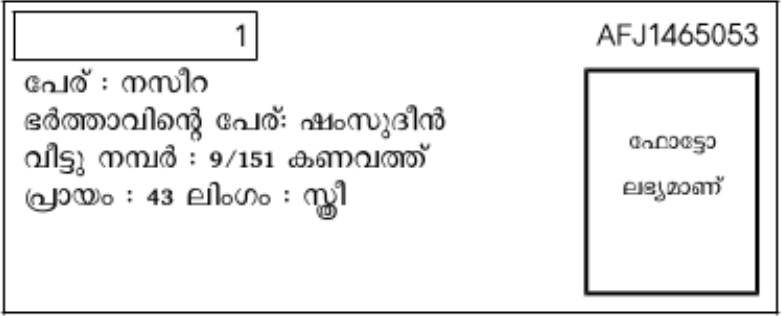
#> input picture female_sample.png, 781 x 316 px
$ python -i ocr_engine_v2.py   (imports and definitions only)
#> lines starting #> are read from the running program, lines starting #| are printed output that depends on the picture; after the words box and inside, x2 and y2 are one past the last pixel; in counts of white or black regions, pixels touching at a corner belong together
import cv2
import numpy as np
import os
import re
import json
import google.genai as genai
from google.genai import types as genai_types
import datetime
from PIL import Image
from dotenv import load_dotenv
from pathlib import Path
import time
import logging
import random
import threading
from contextlib import contextmanager

try:
    import redis
except ImportError:
    redis = None

# Load env for API Key
BASE_DIR = Path(__file__).resolve().parent.parent
# [1 line not run here, left out]
logger = logging.getLogger("OCREngineV2")

class OCREngine:
    VERSION = "5.0.0-V2-OPTIMIZED"
    # Zones defined as percentages of the box: (x1, y1, x2, y2)
    ZONES = {
        "A_SERIAL": (0.05, 0.02, 0.40, 0.18),  # Top Left
        "B_EPIC": (0.50, 0.01, 1.00, 0.22),    # Top Right ID (Widened Left and Heightened)
        "C_TEXT": (0.00, 0.00, 0.74, 1.00),    # Full height capture
        "D_AGE_GENDER": (0.00, 0.70, 0.85, 1.00), # Dedicated bottom zone (Lowered start, Widened)
    }

    def __init__(self):
        # Configuration for specific tasks (Legacy)
        self.config_numeric = "--oem 3 --psm 6"
        self.config_eng = "--oem 3 --psm 6"
        self.config_mal = "--oem 3 --psm 6 -l mal+eng"
        self.config_epic = "-c tessedit_char_whitelist=ABCDEFGHIJKLMNOPQRSTUVWXYZ0123456789. --psm 7"

        self.client = None
        api_key = os.getenv("GOOGLE_API_KEY")
        if api_key:
            self.client = genai.Client(api_key=api_key)
            self.gemini_model = "gemini-2.5-flash"
        else:
            self.gemini_model = None

        self.throttle_lock = threading.Lock()

        # Token tracking for cost estimation
        self._token_lock = threading.Lock()
        self._total_input_tokens = 0
        self._total_output_tokens = 0
        self._total_api_calls = 0

    # [445 lines left out: functions reset_token_counts, get_token_usage, _track_tokens, get_throttle, extract_batch_from_images, extract_full_page_consolidated and 3 more, not called in this run]

    def detect_voter_boxes(self, img_path):
        """Use OpenCV to detect the grid of voter boxes on a page.

        Kerala voter lists have a consistent 3-column x 10-row grid.
        Detects horizontal and vertical grid lines, then reconstructs
        the box grid from their intersections.

        Returns:
            list of (x, y, w, h) bounding boxes sorted in reading order
            (row by row, left to right — matches serial number order)
            Returns empty list if detection fails.
        """
#> called with img_path = '../female_sample.png'
        img = cv2.imread(img_path)
#> img is the input picture: shape (316, 781, 3); min 1, max 255, mean 236.4
        if img is None:
            logger.error(f"detect_voter_boxes: Could not read image {img_path}")
            return []

        gray = cv2.cvtColor(img, cv2.COLOR_BGR2GRAY)
        height, width = gray.shape
#> height = 316; width = 781

        # Adaptive threshold for clean binary
        binary = cv2.adaptiveThreshold(
            gray, 255, cv2.ADAPTIVE_THRESH_GAUSSIAN_C, cv2.THRESH_BINARY_INV, 15, 5
        )
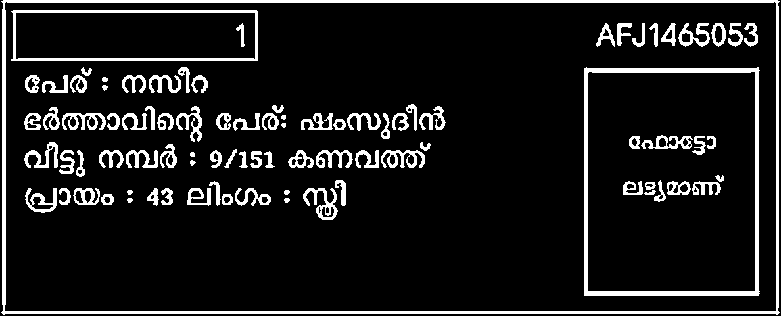
#> binary: shape (316, 781); 10.4% white; 89 white regions, largest, box (x1, y1, x2, y2) and area: (1, 0, 780, 315) 6791, (584, 67, 760, 296) 3493, (11, 10, 258, 61) 1743

        # Detect horizontal lines (must span at least 1/12 of page width)
        h_kernel = cv2.getStructuringElement(cv2.MORPH_RECT, (width // 12, 1))
        h_lines = cv2.morphologyEx(binary, cv2.MORPH_OPEN, h_kernel, iterations=2)
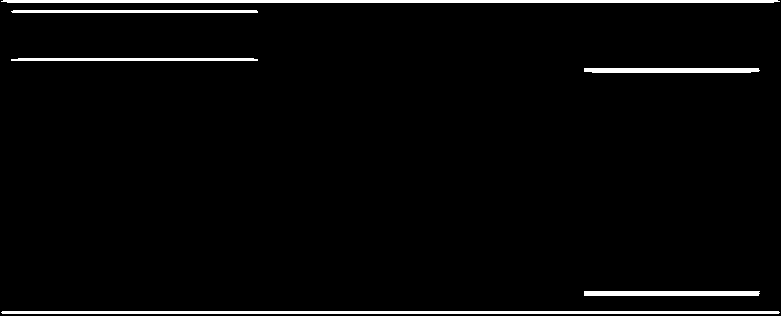
#> h_lines: shape (316, 781); 3.2% white; 6 white regions, box (x1, y1, x2, y2) and area: (1, 311, 780, 314) 2333, (1, 0, 780, 3) 2321, (584, 291, 760, 296) 877, (584, 68, 760, 73) 860, (11, 10, 258, 13) 737, (11, 58, 258, 61) 730

        # Detect vertical lines (must span at least 1/30 of page height)
        # Kerala voter lists have shorter vertical separators between columns
        v_kernel = cv2.getStructuringElement(cv2.MORPH_RECT, (1, height // 30))
#> v_kernel = [1, 1, 1, 1, 1, 1, 1, 1, 1, 1]
        v_lines = cv2.morphologyEx(binary, cv2.MORPH_OPEN, v_kernel, iterations=2)
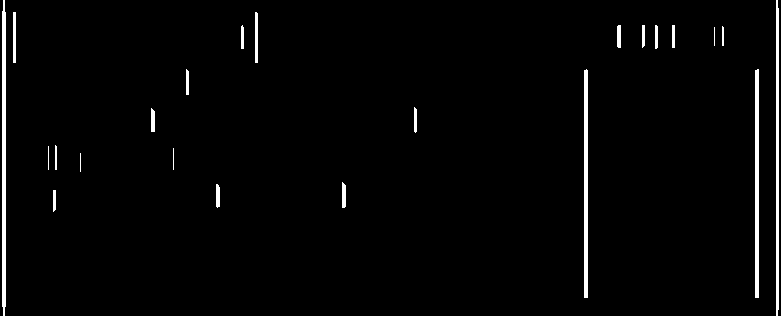
#> v_lines: shape (316, 781); 2.2% white; 23 white regions (2 under 20 px)

        # Extract line positions from contours
        def get_positions(line_img, axis):
            """Get clustered positions of detected lines along given axis (0=x, 1=y)."""
#> called with axis = 1
            contours, _ = cv2.findContours(line_img, cv2.RETR_EXTERNAL, cv2.CHAIN_APPROX_SIMPLE)
#> contours = 6 contours; box (x1, y1, x2, y2) and area: (1, 311, 780, 314) 1554, (1, 0, 780, 3) 1542, (584, 291, 760, 296) 698, (584, 68, 760, 73) 682, (11, 10, 258, 13) 490, (11, 58, 258, 61) 482
            positions = sorted(set([cv2.boundingRect(c)[axis] for c in contours]))
#> positions = [0, 10, 58, 68, 291, 311]
            # Cluster nearby positions (within 20px)
            if not positions:
                return []
            clusters = [[positions[0]]]
#> clusters = [[0]]
            for p in positions[1:]:
                if p - clusters[-1][-1] < 20:
                    clusters[-1].append(p)
                else:
                    clusters.append([p])
#> this loop made 5 passes
#> p on passes 1 to 5: 10, 58, 68, 291, 311
#> after the loop, clusters = [[0, 10], [58, 68], [291], [311]]
            return [int(np.mean(c)) for c in clusters]

        h_pos = get_positions(h_lines, axis=1)  # Y positions of horizontal lines
#> h_pos = [5, 63, 291, 311]
        v_pos = get_positions(v_lines, axis=0)  # X positions of vertical lines
#> in get_positions (call 2), `contours, _ = cv2.findContours(line_img, cv2.RETR_EXTERNAL, cv2.CHAIN_..`: contours = 23 contours, 5 with area under 20; largest, box (x1, y1, x2, y2) and area: (2, 0, 6, 316) 906, (755, 69, 759, 298) 682, (584, 69, 588, 298) 682, (776, 0, 779, 316) 617, (13, 12, 16, 63) 100
#> the loop in get_positions (call 2), `for p in positions[1:]:` made 22 passes
#> p on passes 1 to 12: 13, 48, 53, 55, 80, 151, 173, 186, 216, 241, 255, 342
#> v_pos = [7, 52, 80, 151, 179, 216, 248, 342, 414, 584, 617, 656, 718, 755, 776]

        logger.info(f"detect_voter_boxes: {len(h_pos)} H-lines, {len(v_pos)} V-lines")

        # Need at least 2 horizontal and 2 vertical lines to form boxes
        if len(h_pos) < 2 or len(v_pos) < 2:
            logger.warning(f"detect_voter_boxes: Insufficient grid lines (H={len(h_pos)}, V={len(v_pos)})")
            return []

        # Build boxes from grid intersections
        # A voter box is roughly 1/3 of page width (at 300 DPI: ~780px of ~2480px)
        # Filter out sub-cells (EPIC ID area, photo area) which are much smaller
        min_box_width = width // 5  # Must be at least 1/5 of page width (~496px)
#> min_box_width = 156
        min_box_height = height // 15  # Must be at least 1/15 of page height (~234px)
#> min_box_height = 21

        boxes = []
        for i in range(len(h_pos) - 1):
            for j in range(len(v_pos) - 1):
                x = v_pos[j]
                y = h_pos[i]
                bw = v_pos[j + 1] - v_pos[j]
                bh = h_pos[i + 1] - h_pos[i]
                if bw >= min_box_width and bh >= min_box_height:
                    boxes.append((x, y, bw, bh))
#> this loop made 3 passes
#> after the loop, boxes = [(414, 5, 170, 58), (414, 63, 170, 228)]

        # Sort in reading order: row by row (top to bottom), left to right within each row
        # Group into rows by similar Y values
        if not boxes:
            logger.warning(f"detect_voter_boxes: No valid boxes from grid")
            return []

        boxes.sort(key=lambda b: (b[1], b[0]))
        expected_h = height / 10
#> expected_h = 31.6

        rows = []
        current_row = [boxes[0]]
#> current_row = [(414, 5, 170, 58)]
        for box in boxes[1:]:
            if abs(box[1] - current_row[0][1]) < expected_h * 0.3:
                current_row.append(box)
            else:
                rows.append(sorted(current_row, key=lambda b: b[0]))
                current_row = [box]
#> this loop made 1 pass
#> after the loop, rows = [[(414, 5, 170, 58)]]
        rows.append(sorted(current_row, key=lambda b: b[0]))

        sorted_boxes = [box for row in rows for box in row]
#> sorted_boxes = [(414, 5, 170, 58), (414, 63, 170, 228)]
        logger.info(f"detect_voter_boxes: Found {len(sorted_boxes)} voter boxes ({len(rows)} rows × ~{len(rows[0]) if rows else 0} cols)")
        return sorted_boxes

    # [223 lines left out: functions extract_box_batch, extract_with_box_guidance, get_zone_coords, get_overlay_image, not called in this run]

>>> result = OCREngine().detect_voter_boxes('../female_sample.png')
#> result = [(414, 5, 170, 58), (414, 63, 170, 228)]

$ run again, on male_sample.png
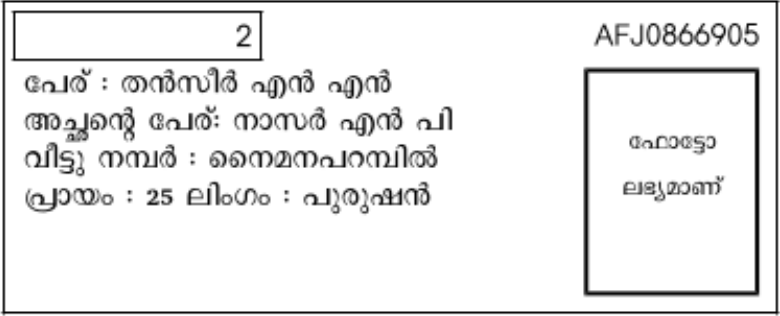
#> input picture male_sample.png, 780 x 316 px
#> in detect_voter_boxes, img is the input picture: shape (316, 780, 3); min 0, max 255, mean 234.6
#> in detect_voter_boxes, `binary = cv2.adaptiveThreshold( gray, 255, cv2.ADAPTIVE_THRESH_GAUSSIA..`:
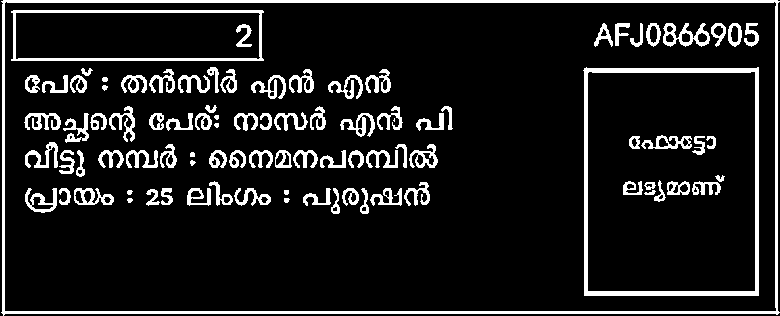
#> binary: shape (316, 780); 11.3% white; 93 white regions (1 under 20 px), largest, box (x1, y1, x2, y2) and area: (1, 0, 780, 316) 6508, (583, 67, 759, 296) 3491, (11, 10, 264, 61) 1776
#> h_lines: shape (316, 780); 3.2% white; 6 white regions, box (x1, y1, x2, y2) and area: (1, 311, 780, 314) 2333, (1, 0, 780, 3) 2321, (584, 291, 759, 296) 875, (583, 68, 759, 73) 860, (11, 10, 264, 13) 756, (11, 58, 264, 61) 745
#> in detect_voter_boxes, `v_lines = cv2.morphologyEx(binary, cv2.MORPH_OPEN, v_kernel, iteration..`:
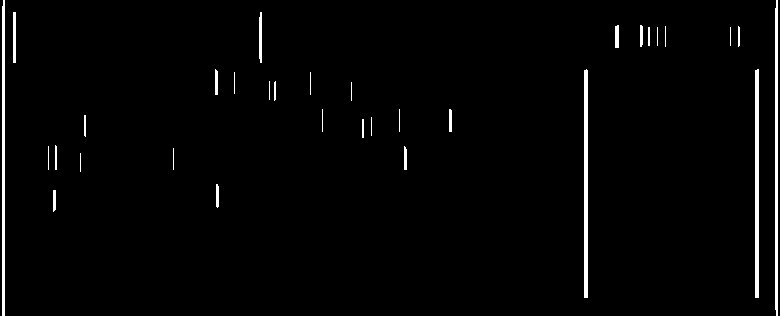
#> v_lines: shape (316, 780); 2% white; 32 white regions (6 under 20 px)
#> contours = 6 contours; box (x1, y1, x2, y2) and area: (1, 311, 780, 314) 1554, (1, 0, 780, 3) 1542, (584, 291, 759, 296) 696, (583, 68, 759, 73) 682, (11, 10, 264, 13) 502, (11, 58, 264, 61) 491
#> positions = [0, 10, 58, 68, 291, 311]
#> in get_positions, `clusters = [[positions[0]]]`: clusters = [[0]]
#> the loop in get_positions, `for p in positions[1:]:` made 5 passes
#> p on passes 1 to 5: 10, 58, 68, 291, 311
#> after the loop in get_positions, `for p in positions[1:]:`: clusters = [[0, 10], [58, 68], [291], [311]]
#> h_pos = [5, 63, 291, 311]
#> contours = 32 contours, 17 with area under 20; largest, box (x1, y1, x2, y2) and area: (755, 69, 759, 298) 682, (584, 69, 588, 298) 682, (2, 0, 5, 316) 624, (775, 0, 778, 316) 617, (13, 12, 16, 63) 100
#> the loop in get_positions (call 2), `for p in positions[1:]:` made 31 passes
#> p on passes 1 to 8: 13, 48, 53, 55, 80, 84, 173, 215
#> v_pos = [7, 52, 82, 173, 221, 267, 316, 361, 401, 449, 584, 615, 652, 741, 775]
#> the loop in detect_voter_boxes, `for i in range(len(h_pos) - 1):` made 3 passes
#> after the loop in detect_voter_boxes, `for i in range(len(h_pos) - 1):`: boxes = []
